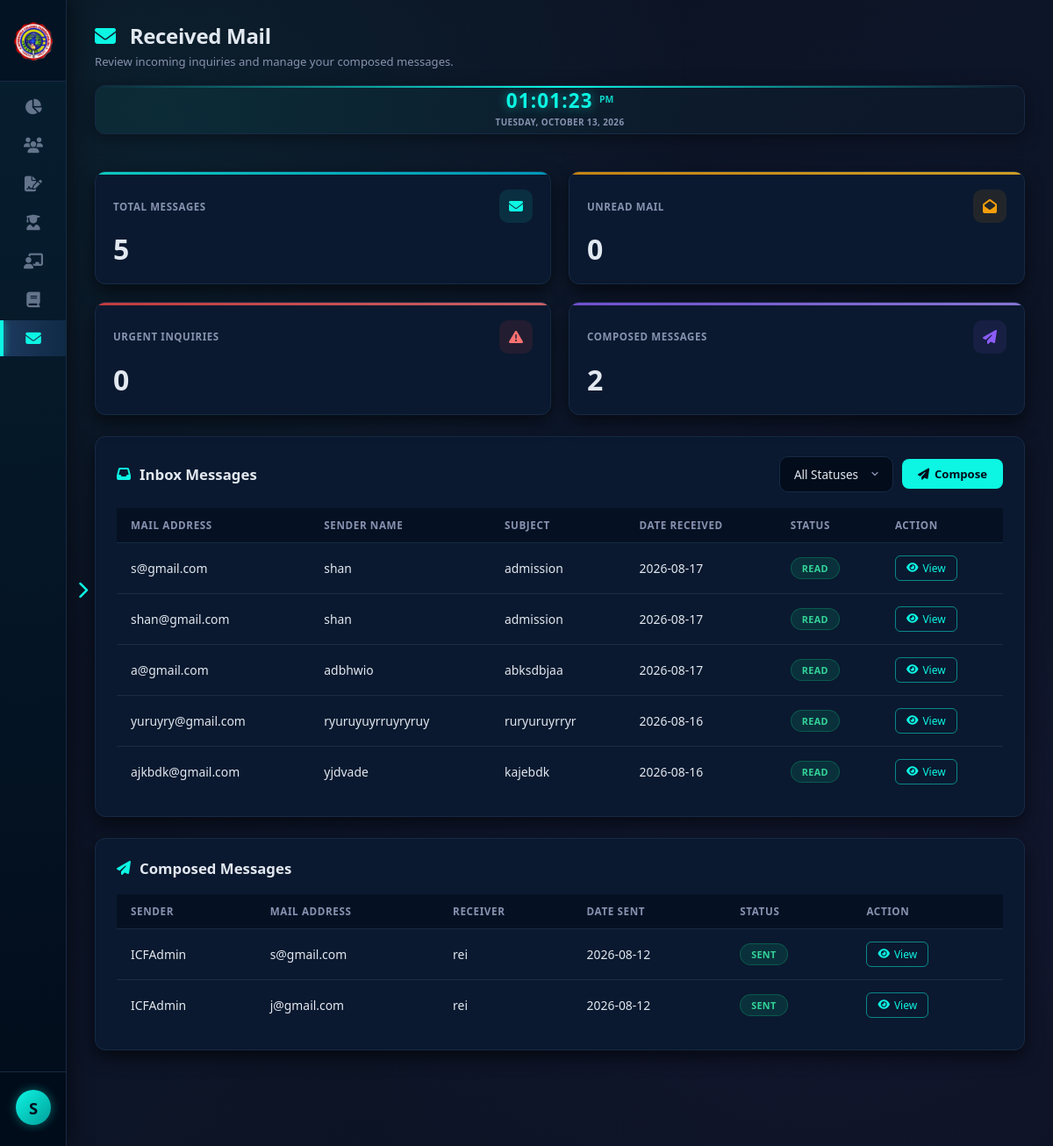
Page /backend/AdminDB/received-mail.php (signed in) on the committed database.
### tables this page shows
CREATE TABLE `received_mail` (
  `id` int(11) NOT NULL,
  `email` varchar(100) NOT NULL,
  `sender_name` varchar(100) NOT NULL,
  `subject` varchar(255) NOT NULL,
  `message` text DEFAULT NULL,
  `date_received` date NOT NULL,
  `status` enum('unread','read','urgent') DEFAULT 'unread',
  `created_at` timestamp NOT NULL DEFAULT current_timestamp()
);

CREATE TABLE `composed_mail` (
  `id` int(11) NOT NULL,
  `sender` varchar(50) DEFAULT 'ICFAdmin',
  `email` varchar(100) NOT NULL,
  `receiver` varchar(100) NOT NULL,
  `subject` varchar(255) NOT NULL,
  `message` text DEFAULT NULL,
  `date_sent` date NOT NULL,
  `status` enum('Pending Send','Sent','Cancelled') DEFAULT 'Pending Send',
  `created_at` timestamp NOT NULL DEFAULT current_timestamp()
);

### backend/AdminDB/received-mail.php (the view, shortened to what this page needs)
<?php
require 'db.php';
$admin_name = htmlspecialchars($_SESSION['admin_name'] ?? $_SESSION['admin_user']);
$receivedTable = $conn->query("SHOW TABLES LIKE 'received_mail'") && $conn->query("SHOW TABLES LIKE 'received_mail'")->num_rows > 0;
$composedTable = $conn->query("SHOW TABLES LIKE 'composed_mail'") && $conn->query("SHOW TABLES LIKE 'composed_mail'")->num_rows > 0;
$received = [];
if ($receivedTable) {
    $res = $conn->query("SELECT * FROM received_mail ORDER BY date_received DESC, id DESC");
    while ($row = $res->fetch_assoc()) { $received[] = $row; }
}
$composed = [];
if ($composedTable) {
    $res = $conn->query("SELECT * FROM composed_mail ORDER BY date_sent DESC, id DESC");
    while ($row = $res->fetch_assoc()) { $composed[] = $row; }
}
$statusFilter = $_GET['status'] ?? 'all';
?>
<!DOCTYPE html>
<html lang="en">
<head>
  <link rel="stylesheet" href="https://cdnjs.cloudflare.com/ajax/libs/font-awesome/6.5.1/css/all.min.css" />
</head>
<body>
  <button class="sidebar-toggle" id="sidebarToggle" onclick="toggleSidebar(event)" title="Toggle Sidebar">
    <i class="fa-solid fa-chevron-right"></i>
  </button>
  <aside class="sidebar" id="sidebar">
    <div class="school-brand" onclick="pinSidebar(event)">
      <div class="school-logo">
        <img src="/WebDev_for_ProgLang/BackGroundimage/ICFLogo.png" alt="ICF Logo" />
      </div>
    </div>
    <ul class="nav-links">
      <li>
        <a href="adminpanel.php" onclick="pinSidebar(event)">
          <span class="nav-icon"><i class="fa-solid fa-chart-pie"></i></span>
        </a>
      </li>
      <li>
        <a href="users.php" onclick="pinSidebar(event)">
          <span class="nav-icon"><i class="fa-solid fa-users"></i></span>
        </a>
      </li>
      <li>
        <a href="enrollments.php" onclick="pinSidebar(event)">
          <span class="nav-icon"><i class="fa-solid fa-file-signature"></i></span>
        </a>
      </li>
      <li>
        <a href="enrolled.php" onclick="pinSidebar(event)">
          <span class="nav-icon"><i class="fa-solid fa-user-graduate"></i></span>
        </a>
      </li>
      <li>
        <a href="instructor.php" onclick="pinSidebar(event)">
          <span class="nav-icon"><i class="fa-solid fa-chalkboard-user"></i></span>
        </a>
      </li>
      <li>
        <a href="curriculum.php" onclick="pinSidebar(event)">
          <span class="nav-icon"><i class="fa-solid fa-book"></i></span>
        </a>
      </li>
      <li class="active">
        <a href="received-mail.php" onclick="pinSidebar(event)">
          <span class="nav-icon"><i class="fa-solid fa-envelope"></i></span>
        </a>
      </li>
    </ul>
    <div class="sidebar-footer">
      <div class="admin-profile-card" id="adminProfileToggle" onclick="onAdminProfileClick(event)">
        <div class="admin-avatar"><?php echo strtoupper(substr($admin_name, 0, 1)); ?></div>
      </div>
    </div>
  </aside>
  <main class="main-content" id="mainContent">
    <header class="top-header">
      <div class="top-header-left">
        <h1><i class="fa-solid fa-envelope"></i> Received Mail</h1>
        <p>Review incoming inquiries and manage your composed messages.</p>
      </div>
      <div class="live-clock">
        <div>
          <span class="clock-time" id="liveClockTime">--:--:--</span>
          <span class="clock-ampm" id="liveClockAmPm">--</span>
        </div>
        <div class="clock-date" id="liveClockDate">Loading date...</div>
      </div>
    </header>
    <div class="cards-grid">
      <div class="metric-card">
        <div class="metric-top">
          <span class="metric-label">Total Messages</span>
          <div class="metric-icon"><i class="fa-solid fa-envelope"></i></div>
        </div>
        <div class="metric-value"><?php echo count($received); ?></div>
      </div>
      <div class="metric-card">
        <div class="metric-top">
          <span class="metric-label">Unread Mail</span>
          <div class="metric-icon"><i class="fa-solid fa-envelope-open"></i></div>
        </div>
        <div class="metric-value"><?php echo count(array_filter($received, fn($r)=>$r['status']==='unread')); ?></div>
      </div>
      <div class="metric-card">
        <div class="metric-top">
          <span class="metric-label">Urgent Inquiries</span>
          <div class="metric-icon"><i class="fa-solid fa-triangle-exclamation"></i></div>
        </div>
        <div class="metric-value"><?php echo count(array_filter($received, fn($r)=>$r['status']==='urgent')); ?></div>
      </div>
      <div class="metric-card">
        <div class="metric-top">
          <span class="metric-label">Composed Messages</span>
          <div class="metric-icon"><i class="fa-solid fa-paper-plane"></i></div>
        </div>
        <div class="metric-value"><?php echo count($composed); ?></div>
      </div>
    </div>
    <div class="table-card">
      <div class="table-header">
        <h2><i class="fa-solid fa-inbox"></i> Inbox Messages</h2>
        <div class="table-actions">
          <select id="statusFilter" class="filter-select" onchange="filterMail()">
            <option value="all" <?php echo $statusFilter==='all'?'selected':''; ?>>All Statuses</option>
          </select>
          <button class="btn primary" onclick="toggleComposeModal(true)"><i class="fa-solid fa-paper-plane"></i> Compose</button>
        </div>
      </div>
      <div class="table-wrapper">
        <table id="mailTable">
          <thead>
            <tr>
              <th>Mail Address</th>
              <th>Sender Name</th>
              <th>Subject</th>
              <th>Date Received</th>
              <th>Status</th>
              <th>Action</th>
            </tr>
          </thead>
          <tbody>
            <?php foreach ($received as $mail):
              $bc = $mail['status'] === 'read' ? 'success' : ($mail['status'] === 'urgent' ? 'danger' : 'warning');
            ?>
            <tr data-id="<?php echo $mail['id']; ?>" data-status="<?php echo $mail['status']; ?>"
                data-subject="<?php echo htmlspecialchars($mail['subject']); ?>"
                data-message="<?php echo htmlspecialchars($mail['message']); ?>"
                data-sender="<?php echo htmlspecialchars($mail['sender_name']); ?>"
                data-email="<?php echo htmlspecialchars($mail['email']); ?>"
                data-date="<?php echo $mail['date_received']; ?>">
              <td><?php echo htmlspecialchars($mail['email']); ?></td>
              <td><?php echo htmlspecialchars($mail['sender_name']); ?></td>
              <td><?php echo htmlspecialchars($mail['subject']); ?></td>
              <td><?php echo $mail['date_received']; ?></td>
              <td><span class="badge <?php echo $bc; ?>"><?php echo ucfirst($mail['status']); ?></span></td>
              <td><button class="btn-action btn-view" onclick="viewMessage(this, 'inbox')"><i class="fa-solid fa-eye"></i> View</button></td>
            </tr>
            <?php endforeach; ?>
          </tbody>
        </table>
      </div>
    </div>
    <div class="table-card">
      <div class="table-header">
        <h2><i class="fa-solid fa-paper-plane"></i> Composed Messages</h2>
      </div>
      <div class="table-wrapper">
        <table id="composedMailTable">
          <thead>
            <tr>
              <th>Sender</th>
              <th>Mail Address</th>
              <th>Receiver</th>
              <th>Date Sent</th>
              <th>Status</th>
              <th>Action</th>
            </tr>
          </thead>
          <tbody>
            <?php foreach ($composed as $mail):
              $bc = $mail['status'] === 'Sent' ? 'success' : ($mail['status'] === 'Pending Send' ? 'info' : 'danger');
            ?>
            <tr data-subject="<?php echo htmlspecialchars($mail['subject']); ?>" data-message="<?php echo htmlspecialchars($mail['message']); ?>">
              <td><?php echo htmlspecialchars($mail['sender']); ?></td>
              <td><?php echo htmlspecialchars($mail['email']); ?></td>
              <td><?php echo htmlspecialchars($mail['receiver']); ?></td>
              <td><?php echo $mail['date_sent']; ?></td>
              <td><span class="badge <?php echo $bc; ?>"><?php echo $mail['status']; ?></span></td>
              <td>
                <div class="action-group">
                  <button class="btn-action btn-view" onclick="viewMessage(this, 'composed')"><i class="fa-solid fa-eye"></i> View</button>
                </div>
              </td>
            </tr>
            <?php endforeach; ?>
          </tbody>
        </table>
      </div>
    </div>
  </main>
</body>
</html>

### rows in the picture
received_mail: email "s@gmail.com", sender_name "shan", subject "admission", date_received "2026-08-17", status "READ"
received_mail: email "shan@gmail.com", sender_name "shan", subject "admission", date_received "2026-08-17", status "READ"
received_mail: email "a@gmail.com", sender_name "adbhwio", subject "abksdbjaa", date_received "2026-08-17", status "READ"
received_mail: email "yuruyry@gmail.com", sender_name "ryuruyuyrruyryruy", subject "ruryuruyrryr", date_received "2026-08-16", status "READ"
received_mail: email "ajkbdk@gmail.com", sender_name "yjdvade", subject "kajebdk", date_received "2026-08-16", status "READ"
composed_mail: sender "ICFAdmin", email "s@gmail.com", receiver "rei", date_sent "2026-08-12", status "SENT"
composed_mail: sender "ICFAdmin", email "j@gmail.com", receiver "rei", date_sent "2026-08-12", status "SENT"

### other values in the picture
substr($admin_name, 0, 1) "S"
count($received) "5"
count(array_filter($received, fn($r)=>$r['status']==='unread')) "0"
count(array_filter($received, fn($r)=>$r['status']==='urgent')) "0"
count($composed) "2"
